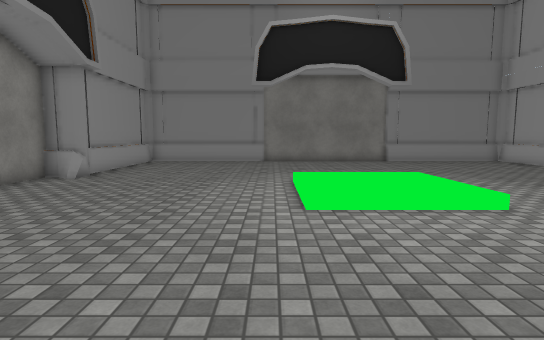
view 1 (above)

12 first-person views from a walk through a Unity game level. The camera is 1.4 m above the floor, tilts 6° down and sees 80° across. The floor is counted in squares, 1 m on a side. Each view is taken from the middle of a square. On the plan, view 1 faces up. The plan holds only what a view shows up to about 15 squares ahead; the rest is blank. The place goes on beyond the plan. The player character is not drawn. Some surface patterns are stand-ins.

view 2
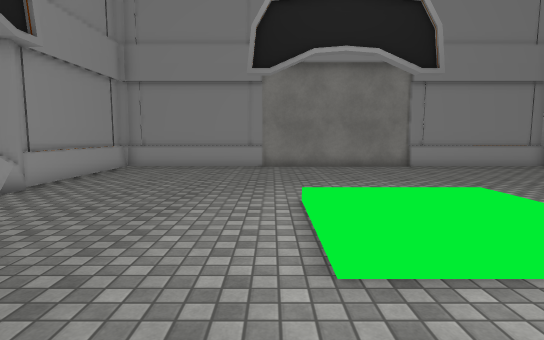

view 3
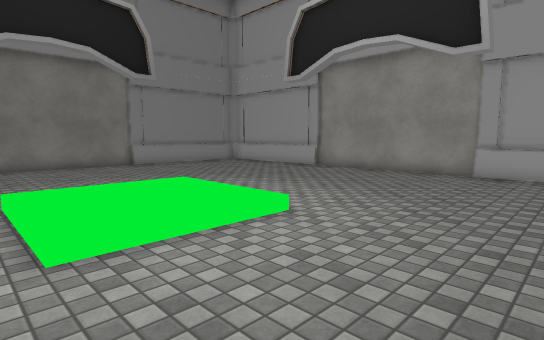

view 4
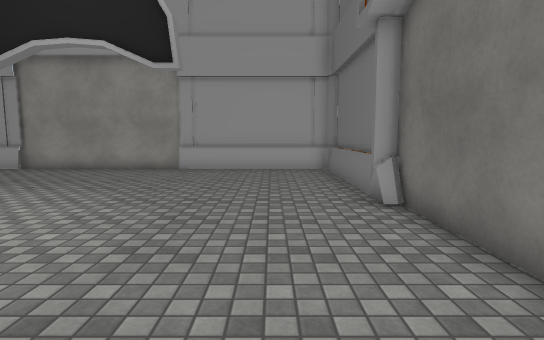

view 5
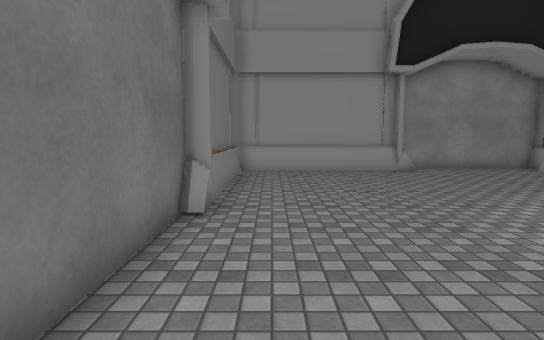

view 6
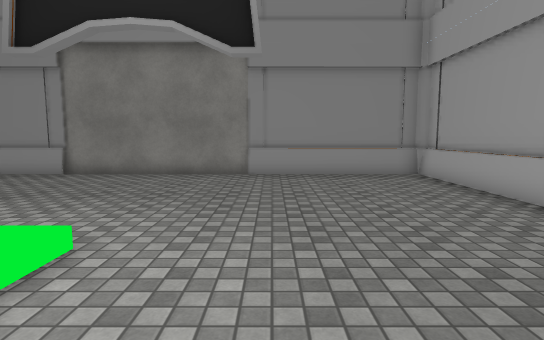

view 7
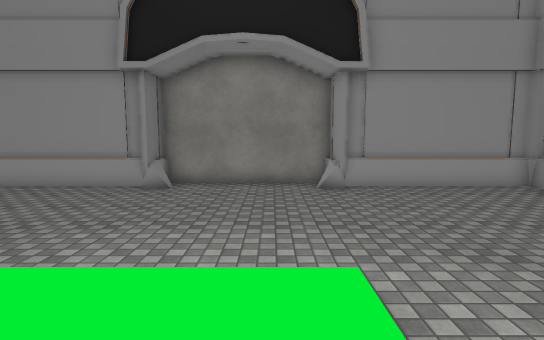

view 8
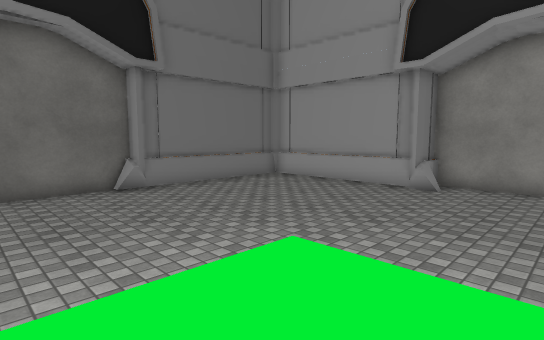

view 9
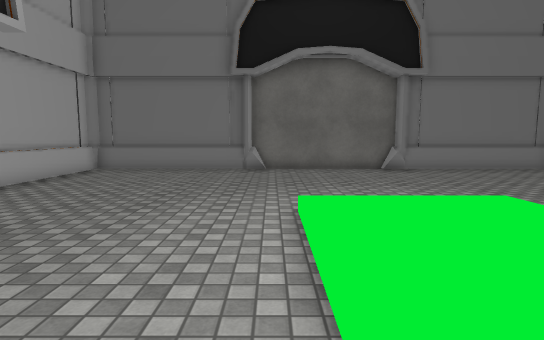

view 10
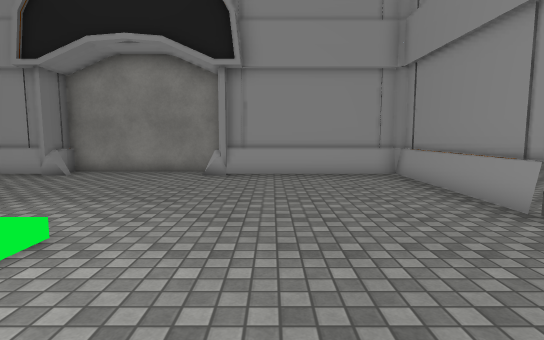

view 11
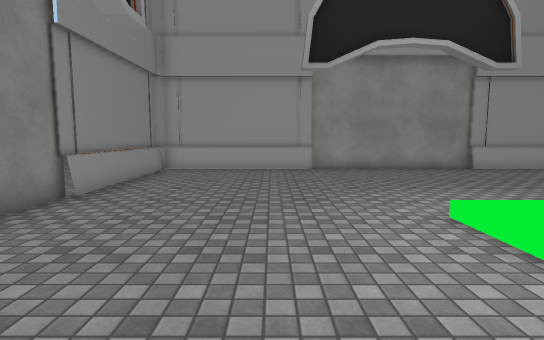

view 12
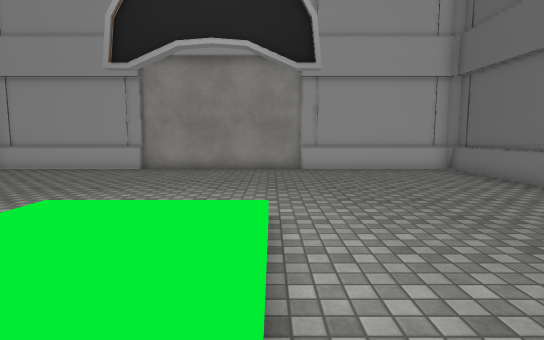

### Floor plan
Key: @ floor where view 1 was taken; # wall or solid block; . main floor; : floor 0.25 m higher than the main floor; / step, stairs or slope; = window, fence, low wall or low ledge.
Columns run from 8 left of view 1 to 13 right of it. Each row starts with its distance up from view 1.
 18  ####################
 17  #..................#
 16  #..................#
 15  #..................#
 14  #..................#
 13  #..................#
 12  #..................##
 11 ##...................#
 10 #........////........#
  9 #........::::........#
  8 #........::::........#
  7 #........::::........#
  6 #........////........#
  5 ##...................#
  4  #..................##
  3  #..................#
  2  #..................#
  1  #..................#
  0  #......@...........#
 -1  #======#.....#=====#
 -2  ####################

Where each view was taken, in squares from view 1:
view 1: 0 up, 0 right, facing up
view 2: 3 up, 0 right, facing up
view 3: 2 up, 0 right, facing up-right
view 4: 1 up, 1 left, facing right
view 5: 0 up, 6 right, facing left
view 6: 6 up, 7 right, facing up
view 7: 9 up, 4 right, facing left
view 8: 9 up, 4 right, facing down-left
view 9: 12 up, 5 right, facing down
view 10: 13 up, 5 right, facing left
view 11: 13 up, 1 left, facing right
view 12: 6 up, 1 left, facing right
